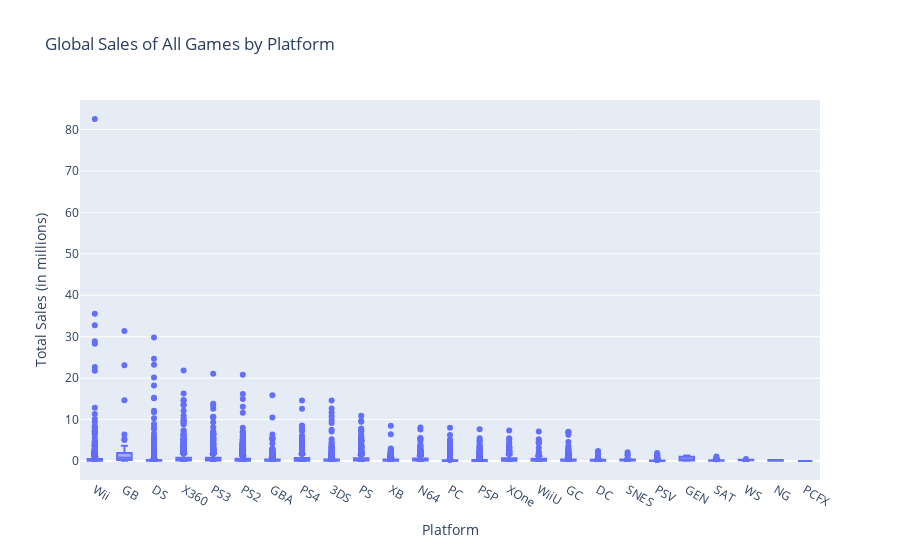

Write notebook code for a chart like this one.
### Markdown cell above
<div class="alert alert-info"> 
    <b>Student сomments:
# 6. Build a box plot for the global sales of all games, broken down by platform. Are the differences in sales significant? What about average sales on various platforms? Describe your findings.
</b></div>

### Code cell
# Create a box plot for the global sales of all games broken down by platform
fig = px.box(df, x='platform', y='total_sales', title='Global Sales of All Games by Platform', labels={'total_sales': 'Total Sales (in millions)', 'platform': 'Platform'})

fig.show()

### Figure 1 — Plotly figure (JSON) as saved in the notebook; plotly's stock layout.template omitted (floating-point values rounded to 4 significant figures; data arrays with more than 128 entries replaced by an {"elided": "..."} marker saying what was removed)
{"data": [{"alignmentgroup": "True", "hovertemplate": "Platform=%{x}<br>Total Sales (in millions)=%{y}<extra></extra>", "legendgroup": "", "marker": {"color": "#636efa"}, "name": "", "notched": false, "offsetgroup": "", "orientation": "v", "showlegend": false, "type": "box", "x": {"elided": "15512 str values"}, "x0": " ", "xaxis": "x", "y": {"elided": "15512 float values"}, "y0": " ", "yaxis": "y"}], "layout": {"boxmode": "group", "legend": {"tracegroupgap": 0}, "title": {"text": "Global Sales of All Games by Platform"}, "xaxis": {"anchor": "y", "domain": [0, 1], "title": {"text": "Platform"}}, "yaxis": {"anchor": "x", "domain": [0, 1], "title": {"text": "Total Sales (in millions)"}}}}
